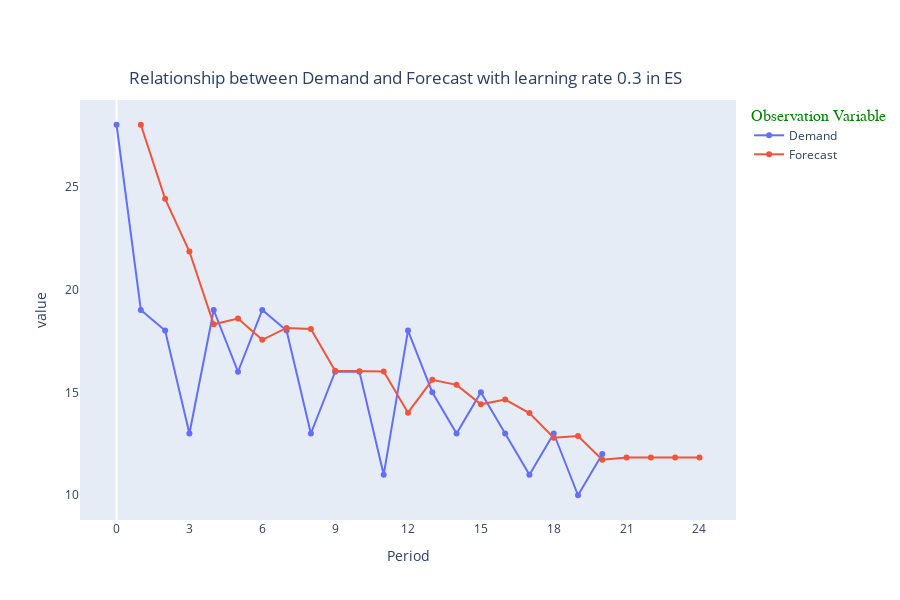

Notebook source saved alongside this figure:
### Code cell
fig = px.line(
    df_3_alpha,
    y = ['Demand','Forecast'],
    title = 'Relationship between Demand and Forecast with learning rate 0.3 in ES',
    # hover_name='Period'
)

fig.update_layout(
    legend_title = {
        'text':'Observation Variable',
        'font_family':'Comic Sans',
        'font_size':16,
        'font_color':'green'
    },
    hovermode = 'x unified',
    title = {
        'x':0.45,
        'y':0.88,
        'xanchor':'center'
    },
    width = 900,
    height = 600
)

fig.update_traces(
    mode = 'markers+lines',
    hovertemplate = None
)

fig.update_xaxes(
    title = 'Period',
    showgrid = False,
    dtick = 3
)

fig.update_yaxes(
    showgrid = False
)

### Figure 1 — Plotly figure (JSON) as saved in the notebook; plotly's stock layout.template omitted (floating-point values rounded to 4 significant figures)
{"data": [{"legendgroup": "Demand", "line": {"color": "#636efa", "dash": "solid"}, "marker": {"symbol": "circle"}, "mode": "markers+lines", "name": "Demand", "orientation": "v", "showlegend": true, "type": "scatter", "x": [0, 1, 2, 3, 4, 5, 6, 7, 8, 9, 10, 11, 12, 13, 14, 15, 16, 17, 18, 19, 20, 21, 22, 23, 24], "xaxis": "x", "y": [28, 19, 18, 13, 19, 16, 19, 18, 13, 16, 16, 11, 18, 15, 13, 15, 13, 11, 13, 10, 12, null, null, null, null], "yaxis": "y"}, {"legendgroup": "Forecast", "line": {"color": "#EF553B", "dash": "solid"}, "marker": {"symbol": "circle"}, "mode": "markers+lines", "name": "Forecast", "orientation": "v", "showlegend": true, "type": "scatter", "x": [0, 1, 2, 3, 4, 5, 6, 7, 8, 9, 10, 11, 12, 13, 14, 15, 16, 17, 18, 19, 20, 21, 22, 23, 24], "xaxis": "x", "y": [null, 28, 24.4, 21.84, 18.3, 18.58, 17.55, 18.13, 18.08, 16.05, 16.03, 16.02, 14.01, 15.61, 15.36, 14.42, 14.65, 13.99, 12.79, 12.88, 11.73, 11.84, 11.84, 11.84, 11.84], "yaxis": "y"}], "layout": {"height": 600, "hovermode": "x unified", "legend": {"title": {"font": {"color": "green", "family": "Comic Sans", "size": 16}, "text": "Observation Variable"}, "tracegroupgap": 0}, "title": {"text": "Relationship between Demand and Forecast with learning rate 0.3 in ES", "x": 0.45, "xanchor": "center", "y": 0.88}, "width": 900, "xaxis": {"anchor": "y", "domain": [0, 1], "dtick": 3, "showgrid": false, "title": {"text": "Period"}}, "yaxis": {"anchor": "x", "domain": [0, 1], "showgrid": false, "title": {"text": "value"}}}}
